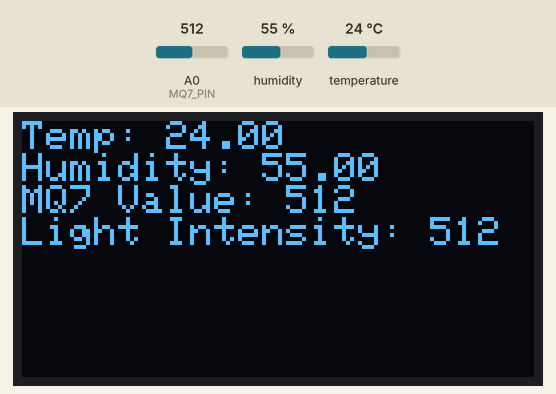
Bench run of a sketch on a simulated ESP8266 (NodeMCU). Parts: 128×64 one-colour display. The inputs (shaded band) are chosen by the test bench; at power-on: humidity 55 %, A0 (MQ7_PIN) = 512, temperature 24 °C. WiFi joins after 1.5 s; servers stay silent unless stated; what the sketch prints to the serial monitor is not drawn.

Above: at 3.4 s.
3.5 s: humidity set to 22 %
At 6.2 s:
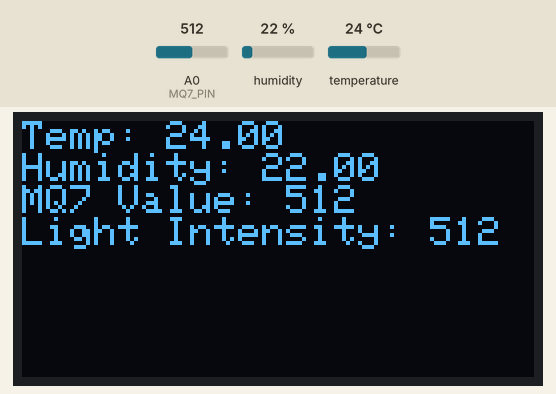
7.3 s: A0 (MQ7_PIN) set to 560
At 9.0 s:
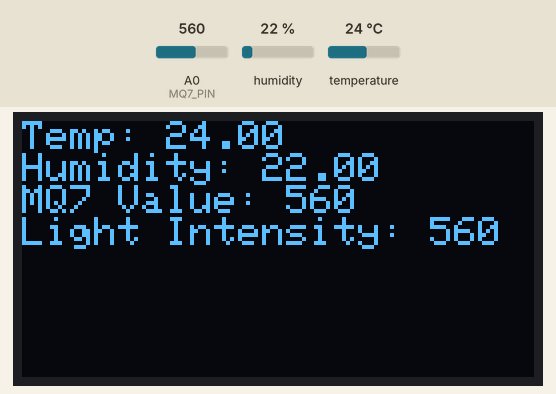
9.3 s: temperature set to 12 °C
At 13.0 s:
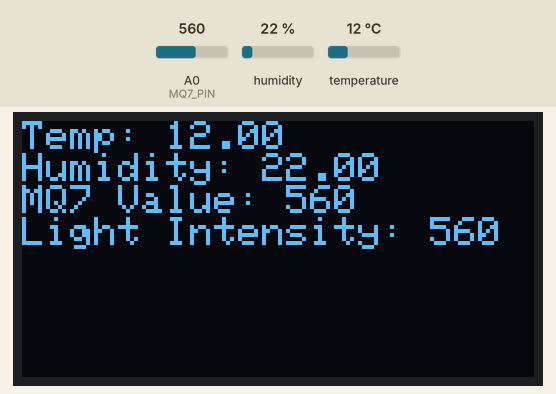
13.3 s: A0 (MQ7_PIN) set to 540
At 15.0 s:
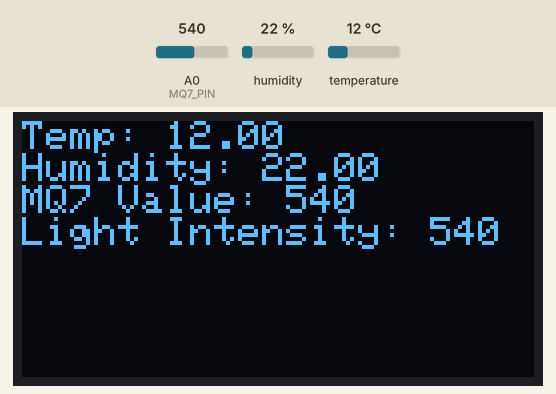
15.3 s: humidity set to 40 %
At 18.9 s:
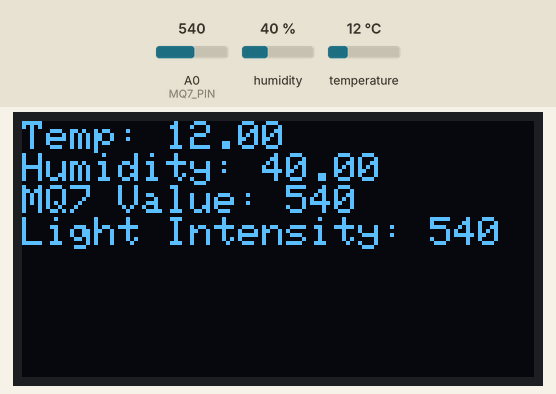
19.3 s: A0 (MQ7_PIN) set to 511
At 20.8 s:
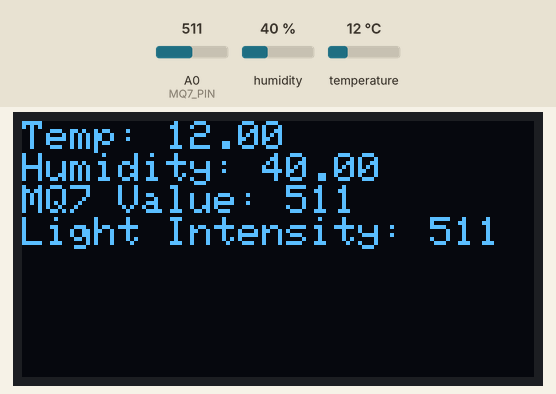
Timing chart, 0 to 22.3 s (numbered marks = the images above; inputs shaded):
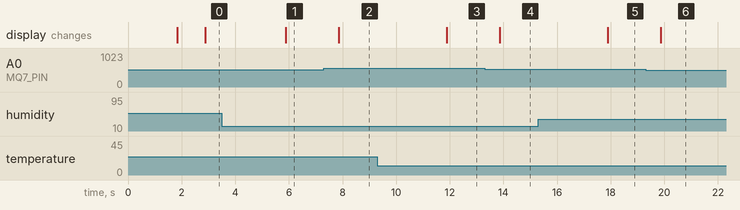

The sketch:

Primary_Code_v_Blynk2.0_.ino
```cpp
//Works for newer versions of Blynk or BLYNK2.0 only.
//May encounter some issues uf you using NodeMCU esp8266, contact me for troubleshooting in this one or use Primary Code v1/v2

#include <BlynkSimpleEsp8266.h>
#include <SPI.h>
#include <Wire.h>
#include <ESP8266WiFi.h>
#include <Adafruit_GFX.h>
#include <Adafruit_SSD1306.h>
#include <DHT.h>

// WiFi credentials
const char* ssid = "YourWiFiSSID";
const char* password = "YourWiFiPassword";

// Blynk authentication token
char auth[] = "YourAuthToken";

// Pin definitions
const int DHT_PIN = D3;
const int MQ7_PIN = A0;
const int LDR_PIN = D0;
const int BUZZER_PIN = D5;

// Display constants
const int SCREEN_WIDTH = 128;
const int SCREEN_HEIGHT = 64;
const int OLED_RESET = -1;
const int SCREEN_ADDRESS = 0x3C;

// DHT sensor setup
#define DHTTYPE DHT11
DHT dht(DHT_PIN, DHTTYPE);

// OLED display setup
Adafruit_SSD1306 display(SCREEN_WIDTH, SCREEN_HEIGHT, &Wire, OLED_RESET);

// Variables for sensor readings
float temperature = 0;
float humidity = 0;
int mq7Value = 0;
int ldrValue = 0;

// Initialize Blynk timer
BlynkTimer timer;

// Function prototypes
void sendSensorData();

void setup() {
  // Initialize serial communication
  Serial.begin(115200);

  // Connect to WiFi
  WiFi.begin(ssid, password);
  while (WiFi.status() != WL_CONNECTED) {
    delay(500);
    Serial.print(".");
  }
  Serial.println("WiFi connected");

  // Initialize Blynk
  Blynk.begin(auth, WiFi);

  // Initialize OLED display
  if (!display.begin(SSD1306_SWITCHCAPVCC, SCREEN_ADDRESS)) {
    Serial.println(F("SSD1306 allocation failed"));
    for (;;);
  }

  // Set up Blynk timer for sending sensor data
  timer.setInterval(1000L, sendSensorData);
}

void loop() {
  // Run Blynk tasks
  Blynk.run();
  // Run Blynk timer
  timer.run();
}

void sendSensorData() {
  // Read temperature and humidity from DHT sensor
  humidity = dht.readHumidity();
  temperature = dht.readTemperature();

  // Read values from MQ7 sensor and LDR
  mq7Value = analogRead(MQ7_PIN);
  ldrValue = analogRead(LDR_PIN);

  // Update OLED display
  display.clearDisplay();
  display.setTextSize(1);
  display.setTextColor(WHITE);
  display.setCursor(0,0);
  display.print("Temp: ");
  display.println(temperature);
  display.print("Humidity: ");
  display.println(humidity);
  display.print("MQ7 Value: ");
  display.println(mq7Value);
  display.print("Light Intensity: ");
  display.println(ldrValue);
  display.display();

  // Send sensor data to Blynk
  Blynk.virtualWrite(V0, temperature);
  Blynk.virtualWrite(V1, humidity);
  Blynk.virtualWrite(V2, mq7Value);
  Blynk.virtualWrite(V3, ldrValue);

  // Check for abnormal sensor readings and trigger notifications
  if (temperature > 30) {
    Blynk.notify("High Temperature Detected!");
  }
  if (ldrValue == 1023) {
    Blynk.notify("Low Light Intensity Detected!");
    digitalWrite(BUZZER_PIN, HIGH);
  } else {
    digitalWrite(BUZZER_PIN, LOW);
  }
  if (mq7Value > 550) {
    Blynk.notify("High Pollution Level Detected!");
  }
  if (humidity > 70) {
    Blynk.notify("High Humidity Detected!");
  }
}
```

Measured:
- after the input at 3.5 s, the display: changes after 2.4 s (image 1)
- after the input at 7.3 s, the display: changes after 0.56 s (image 2)
- after the input at 9.3 s, the display: changes after 2.6 s (image 3)
- after the input at 13.3 s, the display: changes after 0.56 s (image 4)
- after the input at 15.3 s, the display: changes after 2.6 s (image 5)
- after the input at 19.3 s, the display: changes after 0.56 s (image 6)
